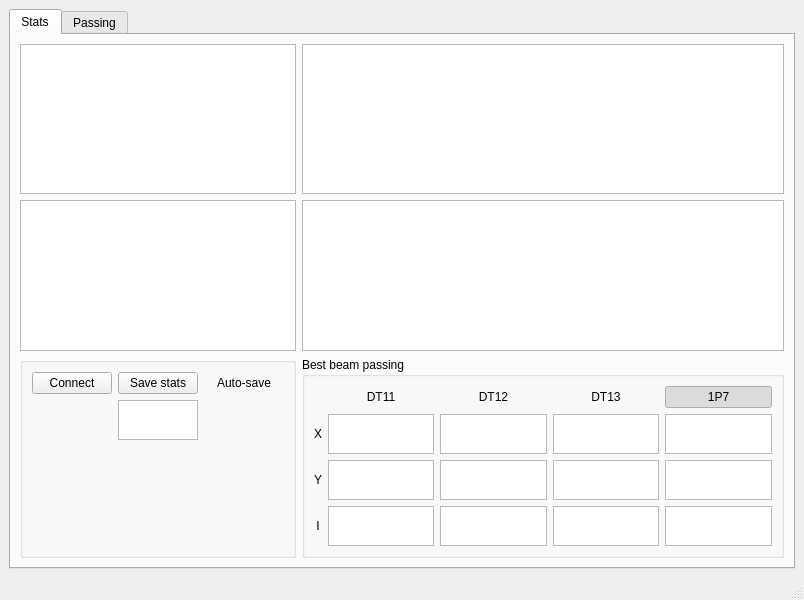
<?xml version="1.0" encoding="UTF-8"?>
<ui version="4.0">
 <class>MainWindow</class>
 <widget class="QMainWindow" name="MainWindow">
  <property name="geometry">
   <rect>
    <x>0</x>
    <y>0</y>
    <width>804</width>
    <height>600</height>
   </rect>
  </property>
  <property name="windowTitle">
   <string>MainWindow</string>
  </property>
  <widget class="QWidget" name="centralwidget">
   <layout class="QGridLayout" name="gridLayout">
    <item row="0" column="1">
     <widget class="QTabWidget" name="tabWidget">
      <property name="currentIndex">
       <number>0</number>
      </property>
      <widget class="QWidget" name="tab_9">
       <attribute name="title">
        <string>Stats</string>
       </attribute>
       <layout class="QGridLayout" name="gridLayout_8">
        <item row="1" column="0">
         <widget class="PlotWidget" name="graphicsView_3"/>
        </item>
        <item row="1" column="1">
         <widget class="PlotWidget" name="graphicsView_4"/>
        </item>
        <item row="0" column="1">
         <widget class="PlotWidget" name="graphicsView_2"/>
        </item>
        <item row="0" column="0">
         <widget class="PlotWidget" name="graphicsView"/>
        </item>
        <item row="2" column="0">
         <widget class="QGroupBox" name="groupBox">
          <property name="title">
           <string/>
          </property>
          <layout class="QGridLayout" name="gridLayout_3">
           <item row="1" column="1">
            <widget class="QPlainTextEdit" name="plainTextEdit_13">
             <property name="maximumSize">
              <size>
               <width>16777215</width>
               <height>40</height>
              </size>
             </property>
            </widget>
           </item>
           <item row="0" column="0">
            <widget class="QPushButton" name="pushButton">
             <property name="text">
              <string>Connect</string>
             </property>
            </widget>
           </item>
           <item row="0" column="1">
            <widget class="QPushButton" name="pushButton_2">
             <property name="text">
              <string>Save stats</string>
             </property>
            </widget>
           </item>
           <item row="0" column="2">
            <widget class="QPushButton" name="pushButton_3">
             <property name="text">
              <string>Auto-save</string>
             </property>
             <property name="flat">
              <bool>true</bool>
             </property>
            </widget>
           </item>
           <item row="2" column="1">
            <spacer name="verticalSpacer_2">
             <property name="orientation">
              <enum>Qt::Vertical</enum>
             </property>
             <property name="sizeHint" stdset="0">
              <size>
               <width>20</width>
               <height>40</height>
              </size>
             </property>
            </spacer>
           </item>
          </layout>
         </widget>
        </item>
        <item row="2" column="1">
         <widget class="QGroupBox" name="groupBox_2">
          <property name="title">
           <string>Best beam passing</string>
          </property>
          <layout class="QGridLayout" name="gridLayout_2">
           <item row="4" column="4">
            <widget class="QPlainTextEdit" name="plainTextEdit_11">
             <property name="maximumSize">
              <size>
               <width>16777215</width>
               <height>40</height>
              </size>
             </property>
             <property name="readOnly">
              <bool>true</bool>
             </property>
            </widget>
           </item>
           <item row="3" column="1">
            <widget class="QPlainTextEdit" name="plainTextEdit">
             <property name="maximumSize">
              <size>
               <width>16777215</width>
               <height>40</height>
              </size>
             </property>
             <property name="readOnly">
              <bool>true</bool>
             </property>
            </widget>
           </item>
           <item row="3" column="0">
            <widget class="QLabel" name="label">
             <property name="maximumSize">
              <size>
               <width>16777215</width>
               <height>40</height>
              </size>
             </property>
             <property name="text">
              <string>X</string>
             </property>
             <property name="alignment">
              <set>Qt::AlignCenter</set>
             </property>
            </widget>
           </item>
           <item row="3" column="2">
            <widget class="QPlainTextEdit" name="plainTextEdit_2">
             <property name="maximumSize">
              <size>
               <width>16777215</width>
               <height>40</height>
              </size>
             </property>
             <property name="readOnly">
              <bool>true</bool>
             </property>
            </widget>
           </item>
           <item row="3" column="3">
            <widget class="QPlainTextEdit" name="plainTextEdit_3">
             <property name="maximumSize">
              <size>
               <width>16777215</width>
               <height>40</height>
              </size>
             </property>
             <property name="readOnly">
              <bool>true</bool>
             </property>
            </widget>
           </item>
           <item row="6" column="1">
            <spacer name="verticalSpacer">
             <property name="orientation">
              <enum>Qt::Vertical</enum>
             </property>
             <property name="sizeHint" stdset="0">
              <size>
               <width>20</width>
               <height>40</height>
              </size>
             </property>
            </spacer>
           </item>
           <item row="5" column="4">
            <widget class="QPlainTextEdit" name="plainTextEdit_12">
             <property name="maximumSize">
              <size>
               <width>16777215</width>
               <height>40</height>
              </size>
             </property>
             <property name="readOnly">
              <bool>true</bool>
             </property>
            </widget>
           </item>
           <item row="3" column="4">
            <widget class="QPlainTextEdit" name="plainTextEdit_10">
             <property name="maximumSize">
              <size>
               <width>16777215</width>
               <height>40</height>
              </size>
             </property>
             <property name="readOnly">
              <bool>true</bool>
             </property>
            </widget>
           </item>
           <item row="5" column="0">
            <widget class="QLabel" name="label_6">
             <property name="maximumSize">
              <size>
               <width>16777215</width>
               <height>40</height>
              </size>
             </property>
             <property name="text">
              <string>I</string>
             </property>
             <property name="alignment">
              <set>Qt::AlignCenter</set>
             </property>
            </widget>
           </item>
           <item row="4" column="3">
            <widget class="QPlainTextEdit" name="plainTextEdit_6">
             <property name="maximumSize">
              <size>
               <width>16777215</width>
               <height>40</height>
              </size>
             </property>
             <property name="readOnly">
              <bool>true</bool>
             </property>
            </widget>
           </item>
           <item row="4" column="2">
            <widget class="QPlainTextEdit" name="plainTextEdit_5">
             <property name="maximumSize">
              <size>
               <width>16777215</width>
               <height>40</height>
              </size>
             </property>
             <property name="readOnly">
              <bool>true</bool>
             </property>
            </widget>
           </item>
           <item row="5" column="1">
            <widget class="QPlainTextEdit" name="plainTextEdit_9">
             <property name="maximumSize">
              <size>
               <width>16777215</width>
               <height>40</height>
              </size>
             </property>
             <property name="readOnly">
              <bool>true</bool>
             </property>
            </widget>
           </item>
           <item row="5" column="2">
            <widget class="QPlainTextEdit" name="plainTextEdit_8">
             <property name="maximumSize">
              <size>
               <width>16777215</width>
               <height>40</height>
              </size>
             </property>
             <property name="readOnly">
              <bool>true</bool>
             </property>
            </widget>
           </item>
           <item row="5" column="3">
            <widget class="QPlainTextEdit" name="plainTextEdit_7">
             <property name="maximumSize">
              <size>
               <width>16777215</width>
               <height>40</height>
              </size>
             </property>
             <property name="readOnly">
              <bool>true</bool>
             </property>
            </widget>
           </item>
           <item row="4" column="0">
            <widget class="QLabel" name="label_5">
             <property name="maximumSize">
              <size>
               <width>16777215</width>
               <height>40</height>
              </size>
             </property>
             <property name="text">
              <string>Y</string>
             </property>
             <property name="alignment">
              <set>Qt::AlignCenter</set>
             </property>
            </widget>
           </item>
           <item row="4" column="1">
            <widget class="QPlainTextEdit" name="plainTextEdit_4">
             <property name="maximumSize">
              <size>
               <width>16777215</width>
               <height>40</height>
              </size>
             </property>
             <property name="readOnly">
              <bool>true</bool>
             </property>
            </widget>
           </item>
           <item row="1" column="3">
            <widget class="QPushButton" name="pushButton_6">
             <property name="text">
              <string>DT13</string>
             </property>
             <property name="checkable">
              <bool>true</bool>
             </property>
             <property name="autoExclusive">
              <bool>true</bool>
             </property>
             <property name="flat">
              <bool>true</bool>
             </property>
            </widget>
           </item>
           <item row="1" column="2">
            <widget class="QPushButton" name="pushButton_5">
             <property name="text">
              <string>DT12</string>
             </property>
             <property name="checkable">
              <bool>true</bool>
             </property>
             <property name="autoExclusive">
              <bool>true</bool>
             </property>
             <property name="flat">
              <bool>true</bool>
             </property>
            </widget>
           </item>
           <item row="1" column="4">
            <widget class="QPushButton" name="pushButton_7">
             <property name="text">
              <string>1P7</string>
             </property>
             <property name="checkable">
              <bool>true</bool>
             </property>
             <property name="checked">
              <bool>true</bool>
             </property>
             <property name="autoExclusive">
              <bool>true</bool>
             </property>
             <property name="flat">
              <bool>true</bool>
             </property>
            </widget>
           </item>
           <item row="1" column="1">
            <widget class="QPushButton" name="pushButton_4">
             <property name="text">
              <string>DT11</string>
             </property>
             <property name="checkable">
              <bool>true</bool>
             </property>
             <property name="autoExclusive">
              <bool>true</bool>
             </property>
             <property name="flat">
              <bool>true</bool>
             </property>
            </widget>
           </item>
          </layout>
         </widget>
        </item>
       </layout>
      </widget>
      <widget class="QWidget" name="tab_10">
       <attribute name="title">
        <string>Passing</string>
       </attribute>
       <layout class="QGridLayout" name="gridLayout_9">
        <item row="0" column="0">
         <widget class="PlotWidget" name="graphicsView_17"/>
        </item>
       </layout>
      </widget>
     </widget>
    </item>
   </layout>
  </widget>
  <widget class="QMenuBar" name="menubar">
   <property name="geometry">
    <rect>
     <x>0</x>
     <y>0</y>
     <width>804</width>
     <height>21</height>
    </rect>
   </property>
  </widget>
  <widget class="QStatusBar" name="statusbar"/>
 </widget>
 <customwidgets>
  <customwidget>
   <class>PlotWidget</class>
   <extends>QGraphicsView</extends>
   <header>pyqtgraph</header>
  </customwidget>
 </customwidgets>
 <resources/>
 <connections/>
</ui>
